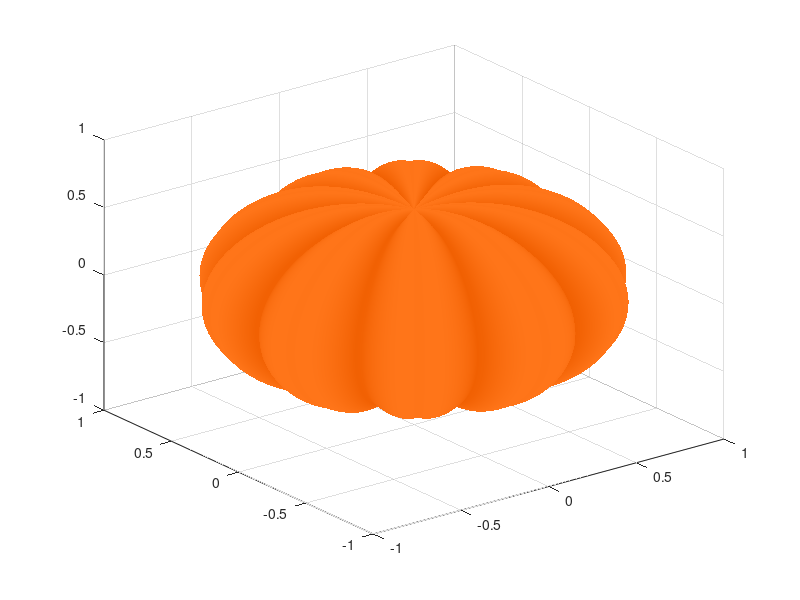

MATLAB code for this plot: (Note: this script raises an error after producing the figure.)
function pumpkin()
%% David S. PUMPKIN
%
% I have plotted
% the PUMPKIN
% that was in
% the fridge
%
% and which
% you were probably
% saving
% for python
%
% Forgive me
% it looked delicious
% so sweet
% and well lit
%
% Yours Sincerely David S. PUMPKIN 

    bumps=10; bdepth=.1; bdepth2=.02; dimple=.2; width_r=1; height_r=.8;
    [ Xs, Ys, Zs ] = sphere(199);
    Rxy=(0-(1-mod(linspace(0,bumps*2,200),2)).^2)*bdepth + (0-(1-mod(linspace(0,bumps*4,200),2)).^2)*bdepth2;
    Rz = (0-linspace(1,-1,200)'.^4)*dimple;
    Xp = (width_r+Rxy).*Xs;
    Yp = (width_r+Rxy).*Ys;
    Zp = (height_r+Rz).*Zs.*(Rxy+1);
    Cp = hypot(hypot(Xp,Yp),width_r.*Zs.*(Rxy+1));
    
    %% STEM
    sheight=.5; scurve=.4;
    srad = [ 1.5 1 repelem(.7, 6) ] .* [ repmat([.1 .06],1,bumps) .1 ]';
    [theta, phi] = meshgrid(linspace(0,pi/2,size(srad,2)),linspace(0,2*pi,size(srad,1)));
    Xs = (scurve-cos(phi).*srad).*cos(theta)-scurve;
    Zs = (sheight-cos(phi).*srad).*sin(theta) + height_r-max(0,dimple*.9);
    Ys = -sin(phi).*srad;
    
    %% DRAW
    surf(Xp,Yp,Zp,Cp,'Clipping','off');
    shading interp
    colormap([ linspace(.94, 1, 256); linspace(.37, .46, 256); linspace(0, .1, 256) ]');
    surface(Xs,Ys,Zs,[],'FaceColor', '#008000', 'EdgeColor','none', 'Clipping','off');
    material([ .6, .9, .3, 2, .5 ])
    lighting g
    axis('equal',[-1 1 -1 1 -1 1]);
    camlight
end